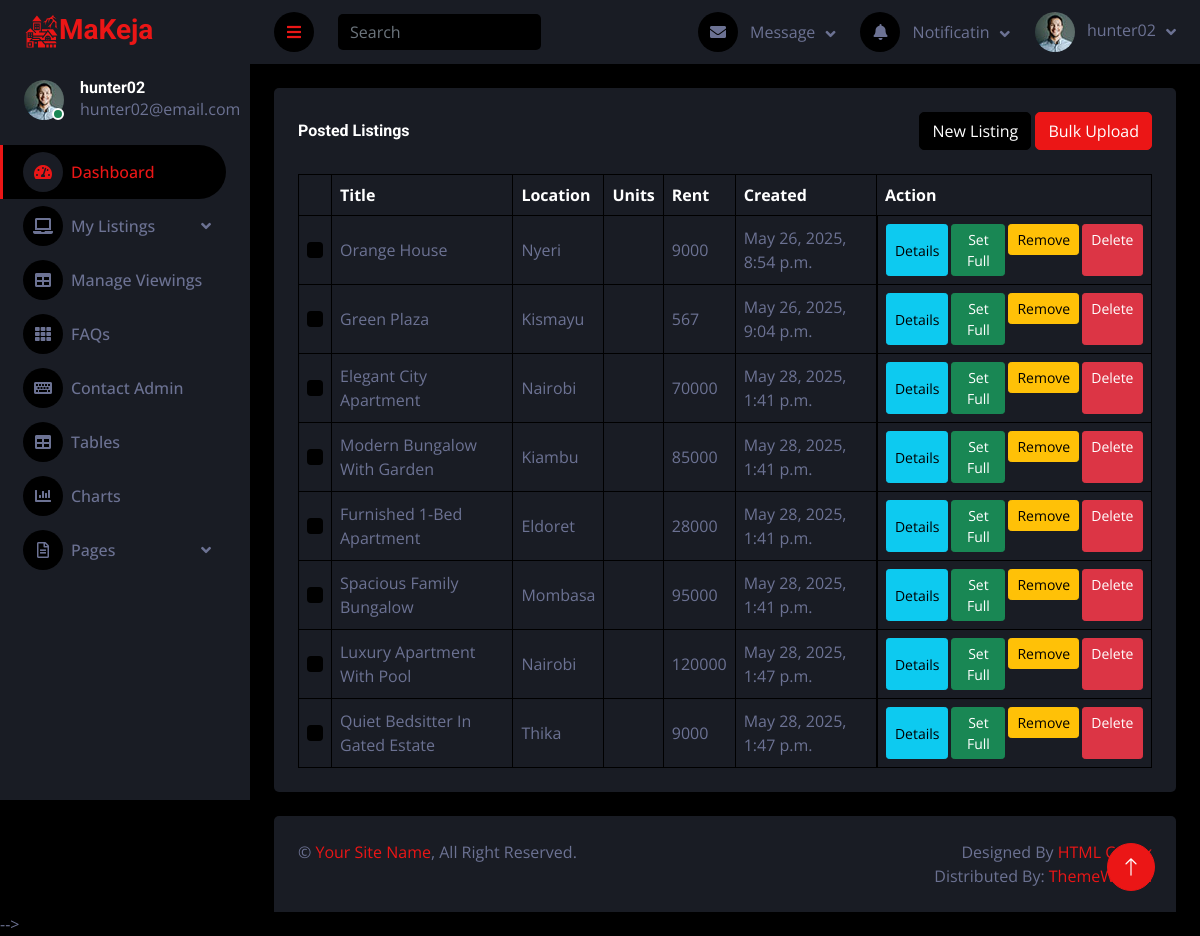
/dash/posted_listings/ (signed in), run on the app's committed database.
### main/models.py (models this page shows, shortened)
class Profile(models.Model):
    user = models.OneToOneField("auth.User", on_delete=models.CASCADE, related_name="profile")
    userID = models.CharField(max_length=10, unique=True, null=True)
    full_name = models.CharField(max_length=255, blank=True, null=True)
    avatar = models.ImageField(default="user.jpg")
    time_created = models.DateTimeField(auto_now_add=True)
    is_landlord = models.BooleanField(default=False)
    is_banned = models.BooleanField(default=False)
    is_deleted = models.BooleanField(default=False)

### dash/models.py (models this page shows, shortened)
class Listing(models.Model):
    user = models.ForeignKey("auth.User", on_delete=models.CASCADE, related_name="listings")
    listingID = models.CharField(max_length=10, unique=True, null=True)
    title = models.CharField(max_length=255, null=True)
    description = models.TextField(null=True)
    location = models.CharField(max_length=255, null=True)
    address = models.ForeignKey("dash.Address", on_delete=models.CASCADE, related_name="addresses")
    category = models.ForeignKey("master.ListingCategory", on_delete=models.SET_NULL, null=True)
    bedrooms = models.PositiveIntegerField(default=0)
    bathrooms = models.PositiveIntegerField(default=1)
    area_sqft = models.PositiveIntegerField(null=True)
    year_built = models.PositiveIntegerField(null=True)
    floor_number = models.PositiveIntegerField(null=True)
    total_floors = models.PositiveIntegerField(null=True)
    available_units = models.PositiveIntegerField(default=1)
    rent = models.PositiveIntegerField(default=0)
    deposit = models.PositiveIntegerField(default=0)
    avatar1 = models.ImageField(default="listing1.jpg")
    avatar2 = models.ImageField(default="listing2.jpg")
    avatar3 = models.ImageField(default="listing3.jpg")
    avatar4 = models.ImageField(default="listing4.jpg")
    avatar5 = models.ImageField(default="listing5.jpg")
    video_url = models.URLField(null=True, blank=True)
    floor_plan = models.FileField(null=True, blank=True)
    tour = models.URLField(null=True, blank=True)
    furnished = models.BooleanField(default=False)
    parking = models.BooleanField(default=False)
    pet_friendly = models.BooleanField(default=False)
    balcony = models.BooleanField(default=False)
    security = models.BooleanField(default=False)
    internet = models.BooleanField(default=False)
    status = models.CharField(max_length=50, default="pending")
    is_deleted = models.BooleanField(default=False)
    time_created = models.DateTimeField(auto_now_add=True)
    last_updated = models.DateTimeField(auto_now=True)

### dash/views.py (the view)
# urls.py: path("posted_listings/", views.posted_listings_view, name="posted_listings"),
def posted_listings_view(request):
    listings = Listing.objects.filter(user=request.user, status="posted", is_deleted=False)
    categories = ListingCategory.objects.all()
    context = {
        'listings': listings,
        'categories': categories,
    }
    return render(request, "dash/posted_listings.html", context)

### dash/templates/dash/posted_listings.html (shortened to what this page needs)
{% extends 'dash/main.html' %}
{% load static %}
{% block main %}
<div class="container-fluid pt-4 px-4">
    <div class="bg-secondary text-center rounded p-4">
        <div class="d-flex align-items-center justify-content-between mb-4">
            <h6 class="mb-0">Posted Listings</h6>
            <div>
                <button class="btn btn-dark" type="button" data-toggle="modal" data-target="#newListingModal" title="Create a single listing.">New Listing</button>
                <button class="btn btn-primary" type="button" data-toggle="modal" data-target="" title="Create multiple listings using a csv file.">Bulk Upload</button>
            </div>
        </div>
        {% if listings %}
        <div class="table-responsive">
            <table class="table text-start align-middle table-bordered table-hover mb-0">
                <thead>
                    <tr class="text-white">
                        <th scope="col"></th>
                        <th scope="col">Title</th>
                        <th scope="col">Location</th>
                        <th scope="col">Units</th>
                        <th scope="col">Rent</th>
                        <th scope="col">Created</th>
                        <th scope="col">Action</th>
                    </tr>
                </thead>
                <tbody>
                    {% for l in listings %}
                    <tr>
                        <td><input class="form-check-input" type="checkbox"></td>
                        <td>{{ l.title|title }}</td>
                        <td>{{ l.location|title }}</td>
                        <td>{{ l.units }}</td>
                        <td>{{ l.rent }}</td>
                        <td>{{ l.time_created }}</td>
                        <td class="d-flex" style="gap: 3px;">
                            <button class="btn btn-sm btn-info" type="button" data-toggle="modal" data-target="#detailsModal{{ l.id }}" title="View and edit listing details.">Details</button>
                            <form method="post">
                                <button class="btn btn-sm btn-success" type="submit">Set Full</button>
                            </form>
                            <form method="post">
                                <button class="btn btn-sm btn-warning" type="submit">Remove</button>
                            </form>
                            <a class="btn btn-sm btn-danger" href="">Delete</a>
                        </td>
                    </tr>
                    {% endfor %}
                </tbody>
            </table>
        </div>
        {% endif %}
    </div>
</div>
{% endblock %}

### dash/templates/dash/main.html (shortened to what this page needs)
{% load static %}
<!DOCTYPE html>
<html lang="en">
<head>
    <link href="https://cdnjs.cloudflare.com/ajax/libs/font-awesome/5.10.0/css/all.min.css" rel="stylesheet">
    <link href="https://cdn.jsdelivr.net/npm/bootstrap-icons@1.4.1/font/bootstrap-icons.css" rel="stylesheet">
    <link href="{% static 'dash/lib/owlcarousel/assets/owl.carousel.min.css' %}" rel="stylesheet">
    <link href="{% static 'dash/lib/tempusdominus/css/tempusdominus-bootstrap-4.min.css' %}" rel="stylesheet" />
    <link href="{% static 'dash/css/bootstrap.min.css' %}" rel="stylesheet">
    <link href="{% static 'dash/css/style.css' %}" rel="stylesheet">
</head>
<body>
    <div class="container-fluid position-relative d-flex p-0">
        <div class="sidebar pe-4 pb-3">
            <nav class="navbar bg-secondary navbar-dark">
                <a href="/" class="navbar-brand mx-4 mb-3">
                    <h3 class="text-primary">
                        MaKeja
                    </h3>
                </a>
                <div class="d-flex align-items-center ms-4 mb-4">
                    <div class="position-relative">
                        <img class="rounded-circle" src="{{ request.user.profile.avatar.url }}" alt="" style="width: 40px; height: 40px;">
                        <div class="bg-success rounded-circle border border-2 border-white position-absolute end-0 bottom-0 p-1"></div>
                    </div>
                    <div class="ms-3">
                        <h6 class="mb-0">{{ request.user.username }}</h6>
                        <span>{{ request.user.email }}</span>
                    </div>
                </div>
                <div class="navbar-nav w-100">
                    <a href="{% url 'dash' %}" class="nav-item nav-link active"><i class="fa fa-tachometer-alt me-2"></i>Dashboard</a>
                    {% if request.user.profile.is_landlord %}
                    <div class="nav-item dropdown">
                        <a href="#" class="nav-link dropdown-toggle" data-toggle="dropdown"><i class="fa fa-laptop me-2"></i>My Listings</a>
                    </div>
                    <a href="" class="nav-item nav-link"><i class="fa fa-table me-2"></i>Manage Viewings</a>
                    {% else %}
                    <a href="" class="nav-item nav-link"><i class="fa fa-table me-2"></i>Scheduled Viewings</a>
                    {% endif %}
                    <a href="" class="nav-item nav-link"><i class="fa fa-th me-2"></i>FAQs</a>
                    <a href="" class="nav-item nav-link"><i class="fa fa-keyboard me-2"></i>Contact Admin</a>
                    <a href="" class="nav-item nav-link"><i class="fa fa-table me-2"></i>Tables</a>
                    <a href="chart.html" class="nav-item nav-link"><i class="fa fa-chart-bar me-2"></i>Charts</a>
                    <div class="nav-item dropdown">
                        <a href="#" class="nav-link dropdown-toggle" data-toggle="dropdown"><i class="far fa-file-alt me-2"></i>Pages</a>
                    </div>
                </div>
            </nav>
        </div>
        <div class="content">
            <nav class="navbar navbar-expand bg-secondary navbar-dark sticky-top px-4 py-0">
                <a href="#" class="sidebar-toggler flex-shrink-0">
                    <i class="fa fa-bars"></i>
                </a>
                <form class="d-none d-md-flex ms-4">
                    <input class="form-control bg-dark border-0" type="search" placeholder="Search">
                </form>
                <div class="navbar-nav align-items-center ms-auto">
                    <div class="nav-item dropdown">
                        <a href="#" class="nav-link dropdown-toggle" data-toggle="dropdown">
                            <i class="fa fa-envelope me-lg-2"></i>
                            <span class="d-none d-lg-inline-flex">Message</span>
                        </a>
                    </div>
                    <div class="nav-item dropdown">
                        <a href="#" class="nav-link dropdown-toggle" data-toggle="dropdown">
                            <i class="fa fa-bell me-lg-2"></i>
                            <span class="d-none d-lg-inline-flex">Notificatin</span>
                        </a>
                    </div>
                    <div class="nav-item dropdown">
                        <a href="#" class="nav-link dropdown-toggle" data-toggle="dropdown">
                            <img class="rounded-circle me-lg-2" src="{{ request.user.profile.avatar.url }}" alt="" style="width: 40px; height: 40px;">
                            <span class="d-none d-lg-inline-flex">{{ request.user.username }}</span>
                        </a>
                    </div>
                </div>
            </nav>
            {% block main %}
            {% endblock %}
            <div class="container-fluid pt-4 px-4">
                <div class="bg-secondary rounded-top p-4">
                    <div class="row">
                        <div class="col-12 col-sm-6 text-center text-sm-start">
                            &copy; <a href="#">Your Site Name</a>, All Right Reserved.
                        </div>
                        <div class="col-12 col-sm-6 text-center text-sm-end">
                            Designed By <a href="https://htmlcodex.com">HTML Codex</a>
                            <br>Distributed By: <a href="https://themewagon.com" target="_blank">ThemeWagon</a>
                        </div>
                    </div>
                </div>
            </div>
        </div>
        <a href="#" class="btn btn-lg btn-primary btn-lg-square back-to-top"><i class="bi bi-arrow-up"></i></a>
    </div>
    <script src="{% static 'dash/lib/tempusdominus/js/tempusdominus-bootstrap-4.min.js' %}"></script> -->
</body>
</html>

### static/dash/css/style.css (style rules this page uses)
:root { --primary: #EB1616; --secondary: #191C24; --light: #6C7293; --dark: #000000; }
.back-to-top { position: fixed; display: none; right: 45px; bottom: 45px; z-index: 99; }
.btn { transition: .5s; }
.btn-lg-square { width: 48px; height: 48px; }
.btn-square, .btn-sm-square, .btn-lg-square { padding: 0; display: inline-flex; align-items: center; justify-content: center; font-weight: normal; border-radius: 50px; }
.sidebar { position: fixed; top: 0; left: 0; bottom: 0; width: 250px; height: 100vh; overflow-y: auto; background: var(--secondary); transition: 0.5s; z-index: 999; }
.content { margin-left: 250px; min-height: 100vh; background: var(--dark); transition: 0.5s; }
@media (min-width: 992px) { .sidebar { margin-left: 0; } }
@media (min-width: 992px) { .content { width: calc(100% - 250px); } }
.sidebar .navbar .navbar-nav .nav-link { padding: 7px 20px; color: var(--light); font-weight: 500; border-left: 3px solid var(--secondary); border-radius: 0 30px 30px 0; outline: none; }
.sidebar .navbar .navbar-nav .nav-link:hover, .sidebar .navbar .navbar-nav .nav-link.active { color: var(--primary); background: var(--dark); border-color: var(--primary); }
.sidebar .navbar .navbar-nav .nav-link i { width: 40px; height: 40px; display: inline-flex; align-items: center; justify-content: center; background: var(--dark); border-radius: 40px; }
.sidebar .navbar .navbar-nav .nav-link:hover i, .sidebar .navbar .navbar-nav .nav-link.active i { background: var(--secondary); }
.sidebar .navbar .dropdown-toggle::after { position: absolute; top: 15px; right: 15px; border: none; content: "\f107"; font-family: "Font Awesome 5 Free"; font-weight: 900; transition: .5s; }
.content .navbar .navbar-nav .nav-link { margin-left: 25px; padding: 12px 0; color: var(--light); outline: none; }
.content .navbar .sidebar-toggler, .content .navbar .navbar-nav .nav-link i { width: 40px; height: 40px; display: inline-flex; align-items: center; justify-content: center; background: var(--dark); border-radius: 40px; }
.content .navbar .dropdown-toggle::after { margin-left: 6px; vertical-align: middle; border: none; content: "\f107"; font-family: "Font Awesome 5 Free"; font-weight: 900; transition: .5s; }

### data on the page
Listing: title "Orange House", location "Nyeri", rent "9000", time_created "May 26, 2025, 8:54 p.m."
Listing: title "Green Plaza", location "Kismayu", rent "567", time_created "May 26, 2025, 9:04 p.m."
Listing: title "Elegant City Apartment", location "Nairobi", rent "70000", time_created "May 28, 2025, 1:41 p.m."
Listing: title "Modern Bungalow With Garden", location "Kiambu", rent "85000", time_created "May 28, 2025, 1:41 p.m."
Listing: title "Furnished 1-Bed Apartment", location "Eldoret", rent "28000", time_created "May 28, 2025, 1:41 p.m."
Listing: title "Spacious Family Bungalow", location "Mombasa", rent "95000", time_created "May 28, 2025, 1:41 p.m."
Listing: title "Luxury Apartment With Pool", location "Nairobi", rent "120000", time_created "May 28, 2025, 1:47 p.m."
Listing: title "Quiet Bedsitter In Gated Estate", location "Thika", rent "9000", time_created "May 28, 2025, 1:47 p.m."

### other printed values
{{ request.user.username }} "hunter02"
{{ request.user.email }} "hunter02@email.com"
